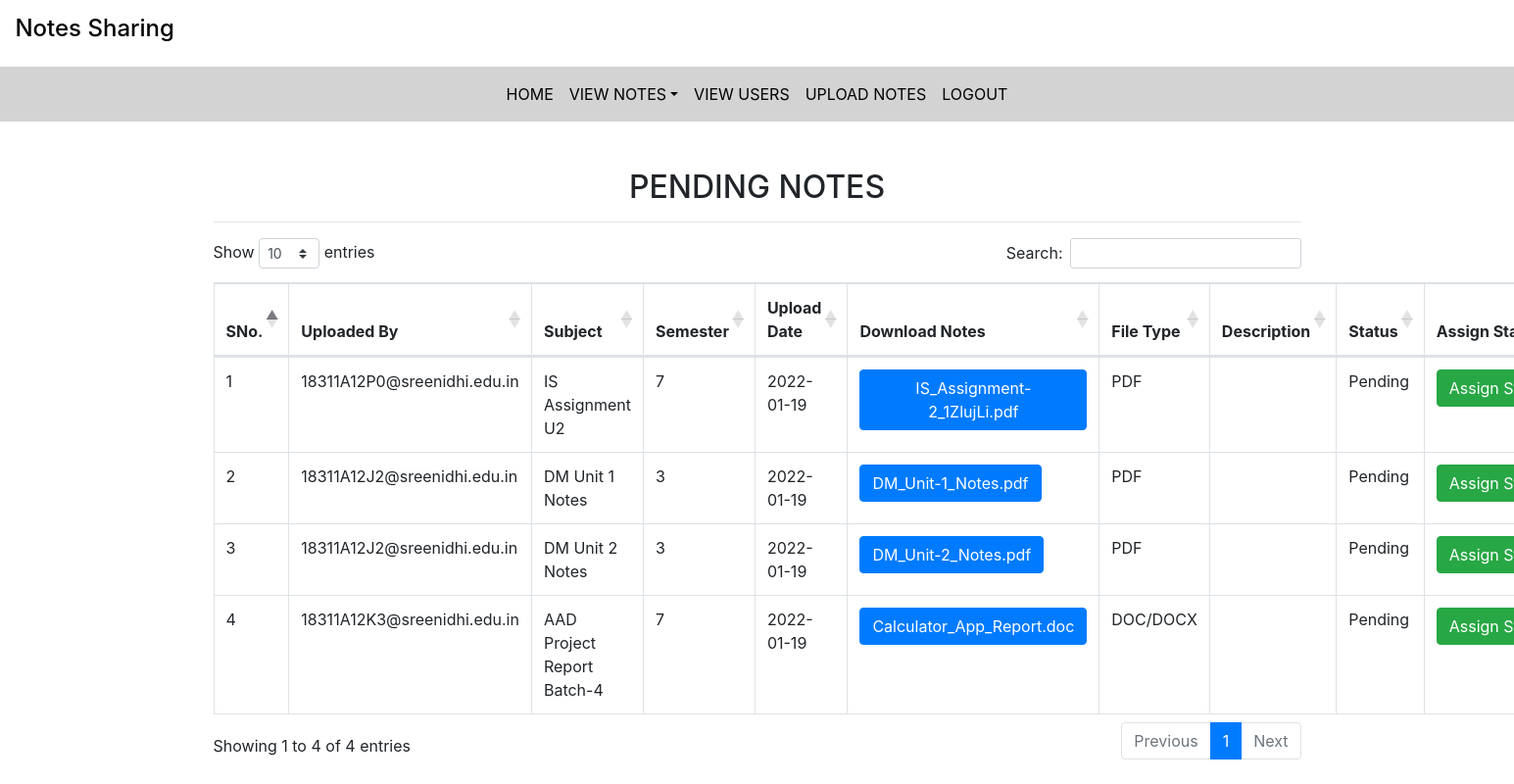
The app's page /t_pendingnotes (signed in) with its own data.
### notes/models.py (models this page shows, shortened)
class Notes(models.Model):
    user=models.ForeignKey(Person,on_delete=models.CASCADE)
    uploadDate=models.CharField(max_length=20,default="null")
    subject=models.CharField(max_length=30,default="null")
    semester=models.CharField(max_length=1,default=0)
    notesFile=models.FileField()
    fileType=models.CharField(max_length=10,default="null")
    description=models.CharField(max_length=100,null=True)
    status=models.CharField(max_length=10,default="null")
    receiverType=models.CharField(max_length=7,default="null")
    sendTo=models.CharField(max_length=40,default="null")

class Person(models.Model):
    user=models.OneToOneField(User,on_delete=models.CASCADE)
    rollno=models.CharField(max_length=10,default="null")
    contact=models.CharField(max_length=10,default="null")
    batch=models.CharField(max_length=4,default="null")
    branch=models.CharField(max_length=30,default="null")
    section=models.CharField(max_length=1,default="n")

### notes/views.py (the view)
# urls.py: path('t_pendingnotes',t_pendingnotes,name='t_pendingnotes'),
def t_pendingnotes(request):
    if not request.user.is_authenticated:
        return redirect('teacher_login')
    notes=Notes.objects.filter(status="Pending",receiverType="Teacher",sendTo=str(request.user.username))
    d={'notes':notes}
    return render(request,'t_pendingnotes.html',d)

### notes/templates/t_pendingnotes.html (shortened to what this page needs)
{% extends 'teacher_nav.html' %}
{% load static%}
{% block body %}
<link rel="stylesheet" href="https://cdnjs.cloudflare.com/ajax/libs/twitter-bootstrap/4.5.2/css/bootstrap.css">
<link rel="stylesheet" href="https://cdn.datatables.net/1.11.3/css/dataTables.bootstrap4.min.css">
<div class="container mt-5">
    <h2 class="text-center">PENDING NOTES</h2>
    <hr>
    <table class="table table-bordered" id="myTable">
        <thead>
            <tr>
                <th>SNo.</th>
                <th>Uploaded By</th>
                <th>Subject</th>
                <th>Semester</th>
                <th>Upload Date</th>
                <th>Download Notes</th>
                <th>File Type</th>
                <th>Description</th>
                <th>Status</th>
                <th>Assign Status</th>
            </tr>
        </thead>
        <tbody>
            {% for n in notes %}
            <tr>
                <td>{{forloop.counter}}</td>
                <td>{{n.user.user.username}}</td>
                <td>{{n.subject}}</td>
                <td>{{n.semester}}</td>
                <td>{{n.uploadDate}}</td>
                <td><a href="{{n.notesFile.url}}" class="btn btn-primary" download>{{n.notesFile}}</a></td>
                <td>{{n.fileType}}</td>
                <td>{{n.description}}</td>
                <td>{{n.status}}</td>
                <td><a href="{% url 't_assignstatus' n.id %}" class="btn btn-success">Assign&nbsp;Status</a></td>
            </tr>
            {% endfor %}
        </tbody>
    </table>
</div>
{% endblock %}

### notes/templates/teacher_nav.html (shortened to what this page needs)
<!DOCTYPE html>
<html lang="en">
<head>
  {% load static %}
  <link rel="stylesheet" href="https://maxcdn.bootstrapcdn.com/bootstrap/4.3.1/css/bootstrap.min.css">
  <link rel="stylesheet" href="https://use.fontawesome.com/releases/v5.6.3/css/all.css">
  <link rel="stylesheet" href="{% static 'css/mystyle.css' %}">
</head>
<body>
<h4 style="padding: 1%;"><span style="color: black;">Notes Sharing</span></h4>
<nav class="navbar navbar-expand-sm justify-content-center" style="background-color: lightgrey;">
  <ul class="navbar-nav">
    <li class="navbar-item"><a class="nav-link" href="{% url 'teacher_home' %}">HOME</a></li>
    <li class="nav-item dropdown">
      <a class="nav-link dropdown-toggle" href="#" data-toggle="dropdown">VIEW NOTES</a>
    </li>
    <li class="navbar-item"><a class="nav-link" href="{% url 't_viewusers' %}">VIEW USERS</a></li>
    <li class="navbar-item"><a class="nav-link" href="{% url 't_uploadnotes' %}">UPLOAD NOTES</a></li>
    <li class="navbar-item"><a class="nav-link" href="{% url 'signout' %}">LOGOUT</a></li>
  </ul>
</nav>
</body>
</html>
{% block body %}
{% endblock %}

### notes/static/css/mystyle.css (style rules this page uses)
.nav-link { color: black; }

### records on screen
Notes: user.user.username "18311A12P0@sreenidhi.edu.in", subject "IS Assignment U2", semester "7", uploadDate "2022-01-19", notesFile "IS_Assignment-2_1ZlujLi.pdf", fileType "PDF", status "Pending"
Notes: user.user.username "18311A12J2@sreenidhi.edu.in", subject "DM Unit 1 Notes", semester "3", uploadDate "2022-01-19", notesFile "DM_Unit-1_Notes.pdf", fileType "PDF", status "Pending"
Notes: user.user.username "18311A12J2@sreenidhi.edu.in", subject "DM Unit 2 Notes", semester "3", uploadDate "2022-01-19", notesFile "DM_Unit-2_Notes.pdf", fileType "PDF", status "Pending"
Notes: user.user.username "18311A12K3@sreenidhi.edu.in", subject "AAD Project Report Batch-4", semester "7", uploadDate "2022-01-19", notesFile "Calculator_App_Report.doc", fileType "DOC/DOCX", status "Pending"
